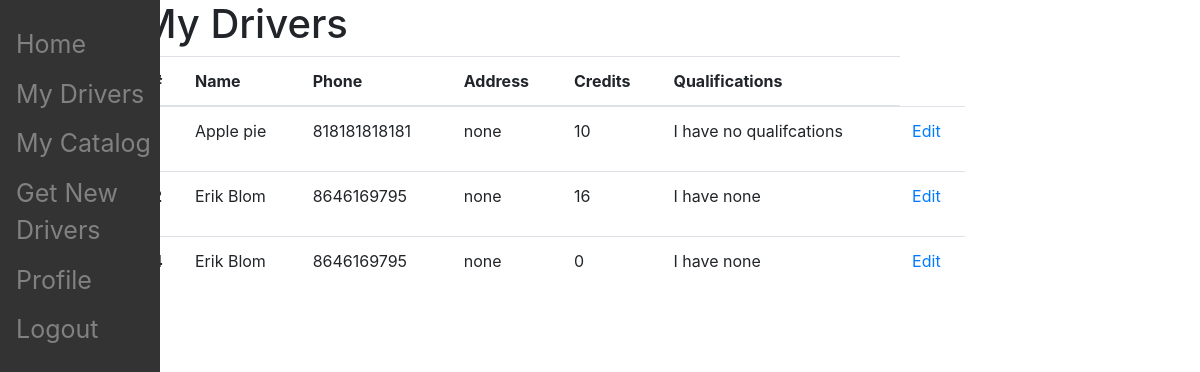
Page /sponsors/my_drivers (signed in) on the earlier database version.
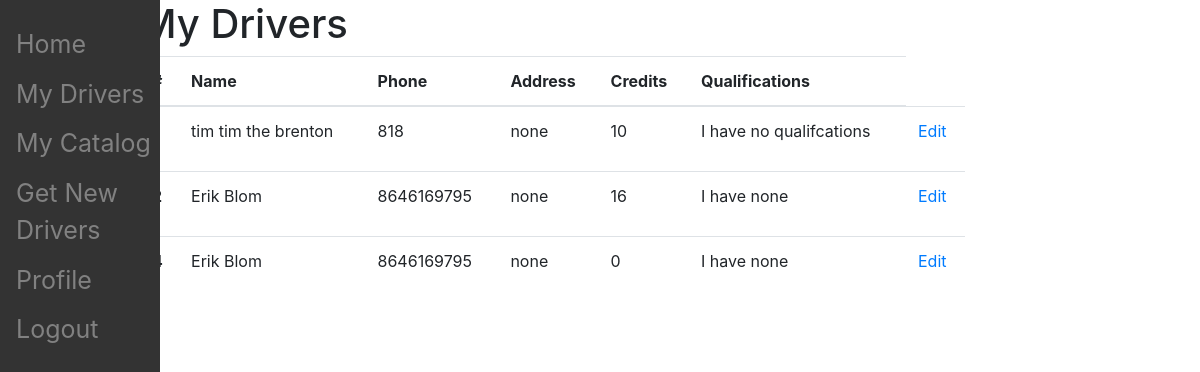
Same page on the later database version.
### driver_app/models.py (models this page shows)
class Driver(models.Model):
  user = models.OneToOneField(CustomUser,on_delete=models.CASCADE)
  sponsor = models.ForeignKey(Sponsor, on_delete=models.CASCADE, default=None, null=True, blank=True)
  is_admin = models.BooleanField(default=False)
  phone = models.CharField(max_length=12)
  qualifications = models.CharField(max_length=500, blank=True)
  name = models.CharField(max_length=25)
  address = models.CharField(max_length=50)
  credits = models.IntegerField(default=0)
  time_with_sponsor = models.IntegerField(default=0)

### sponsor_app/views.py (the view)
# urls.py: path('my_drivers',views.my_drivers_view, name='my drivers'),
@login_required(login_url='/sponsors/login')
def my_drivers_view(request):
  sponsor_user = Sponsor.objects.get(user=request.user)
  my_drivers = Driver.objects.filter(sponsor=sponsor_user)
  return render(request = request, template_name = 'sponsor_app/my_drivers.html', context={"my_drivers":my_drivers})

### sponsor_app/templates/sponsor_app/my_drivers.html
{% extends 'sponsor_app/base.html' %}
{% block content %}
<H1>My Drivers</H1>
<table class="table">
  <thead>
    <tr>
      <th scope="col">#</th>
      <th scope="col">Name</th>
      <th scope="col">Phone</th>
      <th scope="col">Address</th>
      <th scope="col">Credits</th>
      <th scope="col">Qualifications</th>
    </tr>
  </thead>
  <tbody>
  {% for driver in my_drivers %}
    <tr>
      <th scope="row">{{driver.id}}</th>
      <td>{{driver.name}}</td>
      <td>{{driver.phone}}</td>
      <td>{{driver.address}}</td>
      <td>{{driver.credits}}</td>
      <td>{{driver.qualifications}}</td>
      <td> <p><a href="/sponsors/edit_driver/{{driver.id}}">Edit</a></p>
      </td>
    </tr>
  {% endfor %}
  </tbody>
</table>
{% endblock %}

### sponsor_app/templates/sponsor_app/base.html (shortened to what this page needs)
{% load static %}
<!DOCTYPE html>
<html>
    <head>
        <link rel="stylesheet" href="https://maxcdn.bootstrapcdn.com/bootstrap/4.0.0/css/bootstrap.min.css">
        <link rel="stylesheet" href="{% static 'css/base.css' %}">
    </head>
    <body>
          <body>
            <div class="container">
              <div class="row">
                <div class="col-1">
                  <div class="sidenav">
                    <a href="/sponsors">Home</a>
                    <a href="/sponsors/my_drivers">My Drivers</a>
                    <a href="/sponsors/catalog">My Catalog</a>
                    <a href="/sponsors/get_drivers">Get New Drivers</a>
                    <a href="/sponsors/profile">Profile</a>
                    <a href="/sponsors/logout">Logout</a>
                  </div>
                </div>
                <div class="col-9">
                  {% block content %}
                  {% endblock %}
                </div>
              </div>
            </div>
          </body>
    </body>
</html>

### sponsor_app/static/css/base.css (style rules this page uses)
.sidenav { height: 100%; width: 160px; position: fixed; z-index: 1; top: 0; left: 0; background-color: #333333; overflow-x: hidden; padding-top: 20px; }
.sidenav a { padding: 6px 8px 6px 16px; text-decoration: none; font-size: 25px; color: #818181; display: block; }

Differences in the rows shown:
changed Driver "I have no qualifcations": name "Apple pie" → "tim tim the brenton"; phone "818181818181" → "818"
